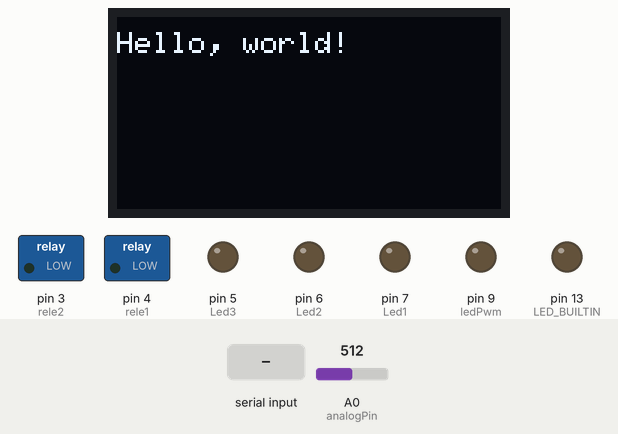
Simulated run of this sketch. Board: Arduino Uno, built with avr-gcc and run on an emulated ATmega328P. On the bench: 128×64 one-colour display, switched loads named in the sketch (green lamp = pin HIGH), output pins drawn as LEDs (lit = HIGH). The inputs (shaded band) are chosen by the test bench; at power-on: A0 (analogPin) = 512. What the sketch prints to the serial monitor is not drawn.

Above: at 3.2 s.
3.3 s: "C" received over Serial
At 4.5 s:
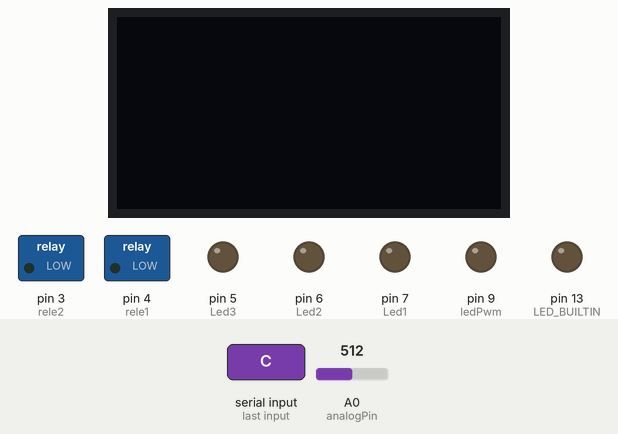
4.9 s: "P90\n" received over Serial
At 5.9 s:
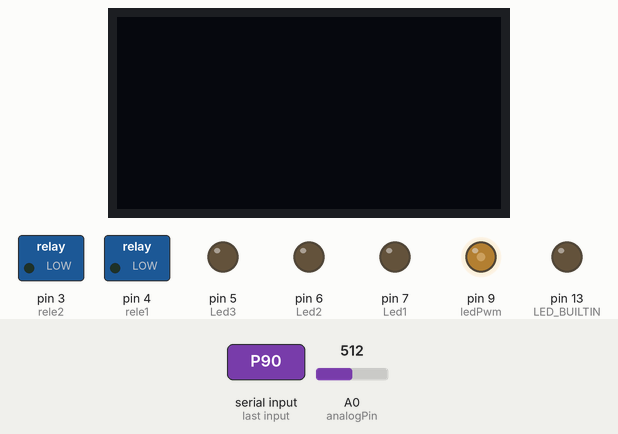
6.5 s: "Q90\n" received over Serial
At 7.3 s:
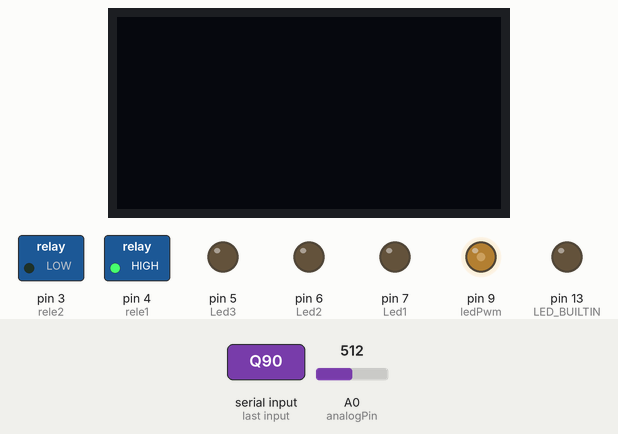
8.1 s: "P,45\n" received over Serial
At 8.5 s:
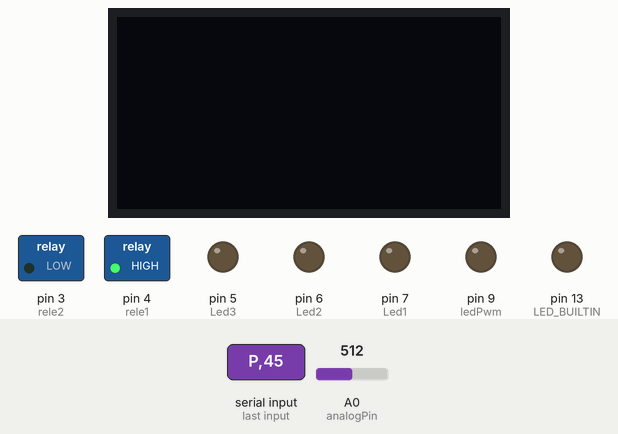
9.6 s: "R90\n" received over Serial
At 10.9 s:
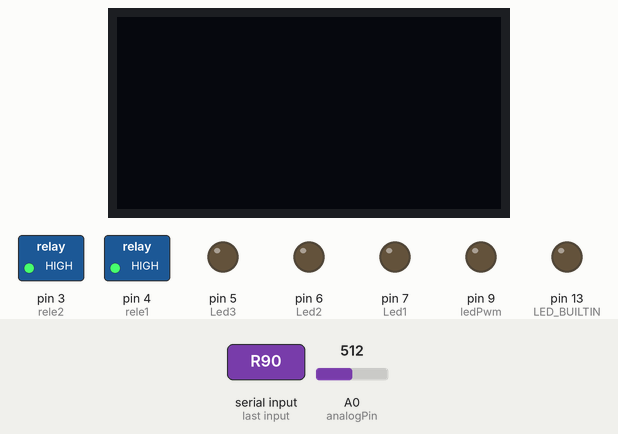
11.2 s: "Q,45\n" received over Serial
At 12.5 s:
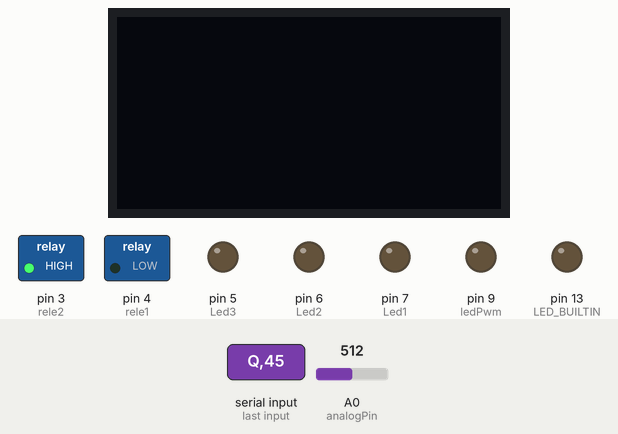
Timing chart, 0 to 13.8 s (numbered marks = the images above; inputs shaded):
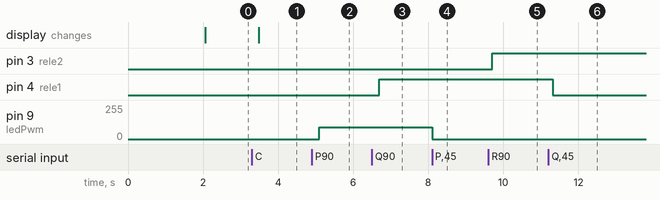

Measured:
- after the input at 3.3 s, the display: changes after 0.19 s (image 1)
- after the input at 4.9 s, pin 9 (ledPwm): 0/255 → 90/255 after 0.19 s
- after the input at 6.5 s, pin 4 (rele1): LOW → HIGH after 0.20 s
- after the input at 8.1 s, pin 9 (ledPwm): 90/255 → 0/255 at once
- after the input at 9.6 s, pin 3 (rele2): LOW → HIGH after 0.11 s
- after the input at 11.2 s, pin 4 (rele1): HIGH → LOW after 0.11 s

The sketch:

ArduinioProgram.ino
```cpp
/*
*P= pwm data
*A=led state 1
*D=digital state 1
*E=digital state 2
*F=digital state 3
*T=pantalla
*C=clearpantalla
*Q=rele1
*R=rele2
*/

#include <Wire.h>
#include <Adafruit_GFX.h>
#include <Adafruit_SSD1306.h>

#define SCREEN_WIDTH 128 // OLED display width, in pixels
#define SCREEN_HEIGHT 64 // OLED display height, in pixels

// Declaration for an SSD1306 display connected to I2C (SDA, SCL pins)
Adafruit_SSD1306 display(SCREEN_WIDTH, SCREEN_HEIGHT, &Wire, -1);


int analogPin = A0;
int val = 0;
char datoCmd;
int pwmValue=0;
int ledPwm=9;
int Led1 = 7;
int Led2 = 6;
int Led3 = 5;
int rele1 = 4;
int rele2 = 3;
String serialData;
int lines =0; //lleva cuenta del tamaño de pantalla


void setup() {
  // initialize digital pin LED_BUILTIN as an output.
  pinMode(LED_BUILTIN, OUTPUT);
  pinMode(Led1, OUTPUT);
  pinMode(Led2, OUTPUT);
  pinMode(Led3, OUTPUT);
  pinMode(rele1, OUTPUT);
  pinMode(rele2, OUTPUT);
  Serial.begin(115200);
  digitalWrite(Led1, LOW);
  digitalWrite(Led2, LOW);
  digitalWrite(Led3, LOW);
  digitalWrite(rele1, LOW);
  digitalWrite(rele2, LOW);

   if(!display.begin(SSD1306_SWITCHCAPVCC, 0x3C)) { // Address 0x3D for 128x64
    Serial.println(F("SSD1306 allocation failed"));
    for(;;);
  }
  delay(2000);
  display.clearDisplay();

  display.setTextSize(1);
  display.setTextColor(WHITE);
  display.setCursor(0, 5);
  // Display static text
  display.println("Hello, world!");
  display.display();

}

// the loop function runs over and over again forever
void loop() {

analogData();
//ledData();
analogWrite(ledPwm,pwmValue);
delay(200);

}

void analogData(){
   val = analogRead(analogPin);  // read the input pin
   Serial.print("T");
   Serial.println(val*1.0);          // debug value
  }
void ledData(){
  digitalWrite(LED_BUILTIN, HIGH);   // turn the LED on (HIGH is the voltage level)
  delay(200);
  Serial.print("A");
  Serial.println("1");// wait for a second
  digitalWrite(LED_BUILTIN, LOW);    // turn the LED off by making the voltage LOW
  delay(200);                       // wait for a second
  Serial.print("A");
  Serial.println("0");// wait for a second
  }

void serialEvent() {
   datoCmd = (char)Serial.read();
  if(datoCmd == 'P')
  {
    while(Serial.available())
      {
            datoCmd = (char)Serial.read();
            serialData += datoCmd;
            pwmValue= serialData.toInt();
      }
        serialData="";
   }
   if(datoCmd == 'Q')
    {
    while(Serial.available())
      {
            datoCmd = (char)Serial.read();
            serialData += datoCmd;
            int dato = serialData.toInt();
            digitalWrite(rele1, dato);
      }
        serialData="";
    }
    if(datoCmd == 'R')
    {
    while(Serial.available())
      {
            datoCmd = (char)Serial.read();
            serialData += datoCmd;
            int dato = serialData.toInt();
            digitalWrite(rele2, dato);
      }
        serialData="";
    }

   if(datoCmd == 'D')
    {
    while(Serial.available())
      {
            datoCmd = (char)Serial.read();
            serialData += datoCmd;
            int dato = serialData.toInt();
            digitalWrite(Led1, dato);
      }
        serialData="";
    }
     if(datoCmd == 'E')
    {
    while(Serial.available())
      {
            datoCmd = (char)Serial.read();
            serialData += datoCmd;
            int dato = serialData.toInt();
            digitalWrite(Led2, dato);
      }
        serialData="";
    }
     if(datoCmd == 'F')
    {
    while(Serial.available())
      {
            datoCmd = (char)Serial.read();
            serialData += datoCmd;
            int dato = serialData.toInt();
            digitalWrite(Led3, dato);
      }
        serialData="";
    }
    if(datoCmd == 'C')
    {
      clearOled();
    }
    if(datoCmd == 'T')
    {
      lines++;
      if(lines>4){clearOled();lines=0;}
    while(Serial.available())
      {
            datoCmd = (char)Serial.read();
            serialData += datoCmd;

      }
        display.println(serialData);
        display.display();
        serialData="";
    }
}
void clearOled()
{
     display.clearDisplay();
     display.setTextSize(1);
     display.setTextColor(WHITE);
     display.setCursor(0, 5);
     display.display();
}
```
